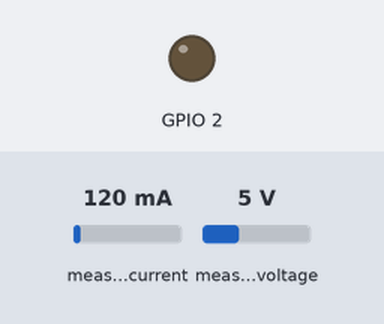
This sketch was run on a simulated ESP32. Shown: output pins drawn as LEDs (lit = HIGH). Inputs (shaded band) come from the test bench; at power-on: measured current 120 mA, measured voltage 5 V.

Above: at 0.1 s.
At 5.1 s:
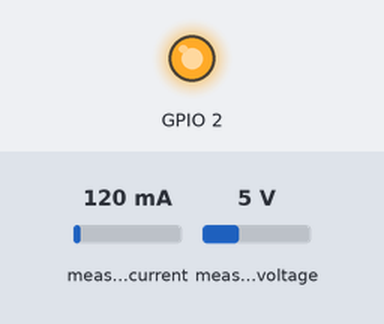
Timing chart, 0 to 5.9 s (numbered marks = the images above):
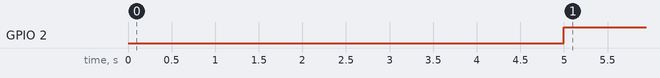

Measured:
- by itself, GPIO 2: LOW → HIGH at 5.0 s

The sketch:

Attention.ino
```cpp
#include <Wire.h>
#include <WiFi.h>
#include <Adafruit_INA219.h>

// ---- storage arm ----
#define USE_RAM   1   // 0 = flash-resident, 1 = RAM copies (Phase 3 says RAM)
#define SELFTEST  0  // 1 = verify against golden logits with USB in, then set back to 0
// ---------------------

// ================= inference core (host-testable; do not edit below) =========
#include <math.h>
#include <string.h>
#include <stdlib.h>

#include "transformer_weights.h"

#if TFM_LAYERS != 2
#error "bind macros below are written for exactly 2 layers; extend BIND_FLASH/BIND_RAM"
#endif

#define E    TFM_EMBD
#define FF   (4 * TFM_EMBD)
#define NL   TFM_LAYERS
#define NH   TFM_HEADS
#define HS   TFM_HEADSZ
#define BS   TFM_BLOCK
#define VOC  TFM_VOCAB

typedef struct {
  const float *ln1_g, *ln1_b, *ln2_g, *ln2_b, *o_b, *fc_b, *pr_b;
  const float (*q)[E];
  const float (*k)[E];
  const float (*v)[E];
  const float (*o)[E];
  const float (*fc)[FF];
  const float (*pr)[E];
} TfmLayer;

static TfmLayer LY[NL];
static const float (*TOKE)[E];
static const float (*POSE)[E];
static const float (*HEADW)[VOC];
static const float *HEAD_B, *LNF_G, *LNF_B;

// KV cache: 2 * NL * BS * E floats = 8 KB at the default config.
static float kc[NL][BS][E];
static float vc[NL][BS][E];

// ---- weight binding -------------------------------------------------------
// Flash: point straight at the const arrays (they live in flash behind the cache).
#define BIND_FLASH_L(L)                        \
  LY[L].ln1_g = TFM_l##L##_ln1_g;              \
  LY[L].ln1_b = TFM_l##L##_ln1_b;              \
  LY[L].ln2_g = TFM_l##L##_ln2_g;              \
  LY[L].ln2_b = TFM_l##L##_ln2_b;              \
  LY[L].o_b   = TFM_l##L##_o_b;                \
  LY[L].fc_b  = TFM_l##L##_fc_b;               \
  LY[L].pr_b  = TFM_l##L##_pr_b;               \
  LY[L].q     = TFM_l##L##_q;                  \
  LY[L].k     = TFM_l##L##_k;                  \
  LY[L].v     = TFM_l##L##_v;                  \
  LY[L].o     = TFM_l##L##_o;                  \
  LY[L].fc    = TFM_l##L##_fc;                 \
  LY[L].pr    = TFM_l##L##_pr;

static int tfm_bind_flash(void) {
  BIND_FLASH_L(0)
  BIND_FLASH_L(1)
  TOKE = TFM_tok_emb; POSE = TFM_pos_emb; HEADW = TFM_head;
  HEAD_B = TFM_head_b; LNF_G = TFM_lnf_g; LNF_B = TFM_lnf_b;
  return 1;
}

// RAM: small vectors into static arrays, six big matrices per layer onto the heap.
// Heap rather than static for the big ones because that is the route that worked
// for the wavenet at a comparable footprint (~112 KB).
static float r_tok[VOC][E], r_pos[BS][E], r_head[E][VOC];
static float r_head_b[VOC], r_lnf_g[E], r_lnf_b[E];
static float r_ln1g[NL][E], r_ln1b[NL][E], r_ln2g[NL][E], r_ln2b[NL][E];
static float r_ob[NL][E], r_fcb[NL][FF], r_prb[NL][E];

static void *tfm_dup(const void *src, size_t bytes) {
  void *p = malloc(bytes);
  if (p) memcpy(p, src, bytes);
  return p;
}

#define BIND_RAM_L(L)                                                            \
  memcpy(r_ln1g[L], TFM_l##L##_ln1_g, sizeof(r_ln1g[L])); LY[L].ln1_g = r_ln1g[L]; \
  memcpy(r_ln1b[L], TFM_l##L##_ln1_b, sizeof(r_ln1b[L])); LY[L].ln1_b = r_ln1b[L]; \
  memcpy(r_ln2g[L], TFM_l##L##_ln2_g, sizeof(r_ln2g[L])); LY[L].ln2_g = r_ln2g[L]; \
  memcpy(r_ln2b[L], TFM_l##L##_ln2_b, sizeof(r_ln2b[L])); LY[L].ln2_b = r_ln2b[L]; \
  memcpy(r_ob[L],   TFM_l##L##_o_b,   sizeof(r_ob[L]));   LY[L].o_b   = r_ob[L];   \
  memcpy(r_fcb[L],  TFM_l##L##_fc_b,  sizeof(r_fcb[L]));  LY[L].fc_b  = r_fcb[L];  \
  memcpy(r_prb[L],  TFM_l##L##_pr_b,  sizeof(r_prb[L]));  LY[L].pr_b  = r_prb[L];  \
  LY[L].q  = (const float(*)[E])  tfm_dup(TFM_l##L##_q,  sizeof(TFM_l##L##_q));    \
  LY[L].k  = (const float(*)[E])  tfm_dup(TFM_l##L##_k,  sizeof(TFM_l##L##_k));    \
  LY[L].v  = (const float(*)[E])  tfm_dup(TFM_l##L##_v,  sizeof(TFM_l##L##_v));    \
  LY[L].o  = (const float(*)[E])  tfm_dup(TFM_l##L##_o,  sizeof(TFM_l##L##_o));    \
  LY[L].fc = (const float(*)[FF]) tfm_dup(TFM_l##L##_fc, sizeof(TFM_l##L##_fc));   \
  LY[L].pr = (const float(*)[E])  tfm_dup(TFM_l##L##_pr, sizeof(TFM_l##L##_pr));   \
  if (!LY[L].q || !LY[L].k || !LY[L].v || !LY[L].o || !LY[L].fc || !LY[L].pr) return 0;

static int tfm_bind_ram(void) {
  BIND_RAM_L(0)
  BIND_RAM_L(1)
  memcpy(r_tok,    TFM_tok_emb, sizeof(r_tok));    TOKE   = (const float(*)[E])r_tok;
  memcpy(r_pos,    TFM_pos_emb, sizeof(r_pos));    POSE   = (const float(*)[E])r_pos;
  memcpy(r_head,   TFM_head,    sizeof(r_head));   HEADW  = (const float(*)[VOC])r_head;
  memcpy(r_head_b, TFM_head_b,  sizeof(r_head_b)); HEAD_B = r_head_b;
  memcpy(r_lnf_g,  TFM_lnf_g,   sizeof(r_lnf_g));  LNF_G  = r_lnf_g;
  memcpy(r_lnf_b,  TFM_lnf_b,   sizeof(r_lnf_b));  LNF_B  = r_lnf_b;
  return 1;
}

// ---- forward --------------------------------------------------------------
static void tfm_layernorm(float *x, const float *g, const float *b) {
  float mu = 0.0f;
  for (int i = 0; i < E; i++) mu += x[i];
  mu /= E;
  float var = 0.0f;
  for (int i = 0; i < E; i++) { float d = x[i] - mu; var += d * d; }
  var /= E;
  const float inv = 1.0f / sqrtf(var + TFM_LN_EPS);
  for (int i = 0; i < E; i++) x[i] = (x[i] - mu) * inv * g[i] + b[i];
}

void tfm_reset(void) { /* nothing to clear: only cache slots 0..t are ever read */ }

// One token at absolute position t (0-based, resets to 0 at each word boundary).
// Writes TFM_VOCAB logits. Reads cache slots 0..t-1, writes slot t.
void tfm_forward(int tok, int t, float *logits) {
  float x[E], h[E], att_out[E], q[E], sc[BS], ff[FF];

  for (int i = 0; i < E; i++) x[i] = TOKE[tok][i] + POSE[t][i];

  for (int L = 0; L < NL; L++) {
    const TfmLayer *ly = &LY[L];

    memcpy(h, x, sizeof(h));
    tfm_layernorm(h, ly->ln1_g, ly->ln1_b);

    // q for the new token; k and v for the new token straight into the cache
    for (int j = 0; j < E; j++) {
      float aq = 0.0f, ak = 0.0f, av = 0.0f;
      for (int k = 0; k < E; k++) {
        const float hk = h[k];
        aq += hk * ly->q[k][j];
        ak += hk * ly->k[k][j];
        av += hk * ly->v[k][j];
      }
      q[j] = aq; kc[L][t][j] = ak; vc[L][t][j] = av;
    }

    for (int hh = 0; hh < NH; hh++) {
      const int off = hh * HS;
      float mx = -1e30f;
      for (int u = 0; u <= t; u++) {            // causal: only keys 0..t
        float s = 0.0f;
        for (int d = 0; d < HS; d++) s += q[off + d] * kc[L][u][off + d];
        s *= TFM_SCALE;
        sc[u] = s;
        if (s > mx) mx = s;
      }
      float sum = 0.0f;
      for (int u = 0; u <= t; u++) { sc[u] = expf(sc[u] - mx); sum += sc[u]; }
      const float isum = 1.0f / sum;
      for (int d = 0; d < HS; d++) {
        float acc = 0.0f;
        for (int u = 0; u <= t; u++) acc += sc[u] * vc[L][u][off + d];
        att_out[off + d] = acc * isum;
      }
    }

    for (int j = 0; j < E; j++) {
      float acc = ly->o_b[j];
      for (int k = 0; k < E; k++) acc += att_out[k] * ly->o[k][j];
      x[j] += acc;
    }

    memcpy(h, x, sizeof(h));
    tfm_layernorm(h, ly->ln2_g, ly->ln2_b);

    for (int j = 0; j < FF; j++) {
      float acc = ly->fc_b[j];
      for (int k = 0; k < E; k++) acc += h[k] * ly->fc[k][j];
      ff[j] = acc > 0.0f ? acc : 0.0f;          // ReLU
    }
    for (int j = 0; j < E; j++) {
      float acc = ly->pr_b[j];
      for (int k = 0; k < FF; k++) acc += ff[k] * ly->pr[k][j];
      x[j] += acc;
    }
  }

  tfm_layernorm(x, LNF_G, LNF_B);
  for (int j = 0; j < VOC; j++) {
    float acc = HEAD_B[j];
    for (int k = 0; k < E; k++) acc += x[k] * HEADW[k][j];
    logits[j] = acc;
  }
}

// Compares tfm_forward against the golden logits baked into the header.
// Returns the max absolute error over all reference positions.
static float tfm_selftest(void) {
  float logits[VOC], worst = 0.0f;
  const int n = (int)(sizeof(TFM_REF_IN) / sizeof(TFM_REF_IN[0]));
  for (int t = 0; t < n; t++) {
    tfm_forward(TFM_REF_IN[t], t, logits);
    for (int j = 0; j < VOC; j++) {
      float d = fabsf(logits[j] - TFM_REF_LOGITS[t][j]);
      if (d > worst) worst = d;
    }
  }
  return worst;
}
// ================= end inference core =========================================

Adafruit_INA219 ina219;

const uint32_t CPU_MHZ   = 240;
const uint32_t SETTLE_MS = 5000;
const uint32_t SAMPLE_MS = 100;
const uint32_t N_SAMPLES = 100;
const float    CAL_K     = 0.801;  // measured 2026-08-04 vs multimeter

// ---- RNG (identical to previous sketches) ----
uint32_t rng_state = 42;
uint32_t xorshift32() {
  rng_state ^= rng_state << 13;
  rng_state ^= rng_state >> 17;
  rng_state ^= rng_state << 5;
  return rng_state;
}
float rand01() { return (xorshift32() >> 8) * (1.0f / 16777216.0f); }

// ---- generation state ----
// Unlike the wavenet there is no sliding context window: position is absolute
// within a name, and resets to 0 at each word boundary. The KV cache holds
// everything the model has seen of the current name.
int cur_tok = 0;   // token fed on the next forward pass (0 = start/end token)
int pos     = 0;   // its absolute position, 0..TFM_BLOCK-1
float logits[TFM_VOCAB];

uint32_t chars = 0;
uint32_t names_done = 0;
uint32_t truncations = 0;   // names that hit TFM_BLOCK without emitting an end token

int step() {
  tfm_forward(cur_tok, pos, logits);

  float m = logits[0];
  for (int j = 1; j < TFM_VOCAB; j++) if (logits[j] > m) m = logits[j];
  float p[TFM_VOCAB], sum = 0;
  for (int j = 0; j < TFM_VOCAB; j++) { p[j] = expf(logits[j] - m); sum += p[j]; }
  float r = rand01() * sum, c = 0;
  int ix = TFM_VOCAB - 1;
  for (int j = 0; j < TFM_VOCAB; j++) { c += p[j]; if (r < c) { ix = j; break; } }

  pos++;
  if (pos >= TFM_BLOCK && ix != 0) {   // no position left; model never saw longer names
    ix = 0;
    truncations++;
  }
  if (ix == 0) { cur_tok = 0; pos = 0; names_done++; }
  else         { cur_tok = ix; }
  return ix;
}

// ---- measurement (scaffold unchanged from wavenet) ----
double sumP = 0, sumP2 = 0, sumI = 0, sumV = 0;
uint32_t n = 0;
uint32_t elapsed_ms = 0;
bool done = false;

const int WITNESS_LEN = 200;
char witness[WITNESS_LEN + 1];

void setup() {
  setCpuFrequencyMhz(CPU_MHZ);
  WiFi.mode(WIFI_OFF);
  btStop();
  Wire.begin(21, 22);
  ina219.begin();
  pinMode(2, OUTPUT);

#if USE_RAM
  if (!tfm_bind_ram()) {
    while (true) {   // SOS: allocation failed -- that result is a finding, report it
      for (int i = 0; i < 3; i++) { digitalWrite(2, HIGH); delay(150); digitalWrite(2, LOW); delay(150); }
      delay(700);
    }
  }
#else
  tfm_bind_flash();
#endif

#if SELFTEST
  Serial.begin(115200);
  delay(1500);
  Serial.printf("selftest max abs err vs golden: %.3e  (want < 1e-3)\n", tfm_selftest());
  Serial.printf("free heap: %u bytes\n", ESP.getFreeHeap());
  cur_tok = 0; pos = 0;
  while (true) delay(1000);
#endif

  delay(SETTLE_MS);
  digitalWrite(2, HIGH);
  uint32_t t_start = millis();
  uint32_t next_samp = t_start;

  while (n < N_SAMPLES) {
    if (millis() >= next_samp) {
      float mV_bus = ina219.getBusVoltage_V() * 1000.0;
      float mA     = ina219.getCurrent_mA() * CAL_K;
      float mW     = (mV_bus / 1000.0) * mA;
      sumP += mW; sumP2 += (double)mW * mW;
      sumI += mA; sumV += mV_bus;
      n++;
      next_samp += SAMPLE_MS;
    }
    step();
    chars++;
  }
  elapsed_ms = millis() - t_start;

  cur_tok = 0; pos = 0;
  for (int i = 0; i < WITNESS_LEN; i++) witness[i] = TFM_ITOS[step()];
  witness[WITNESS_LEN] = '\0';
  digitalWrite(2, LOW);

  done = true;
  Serial.begin(115200);
}

void loop() {
  if (!done) return;
  double meanP = sumP / n;
  double stdP  = sqrt(sumP2 / n - meanP * meanP);
  Serial.printf("TRANSFORMER e=%d h=%d l=%d blk=%d %s  CPU: %u MHz  n=%u  window=%u ms\n",
                TFM_EMBD, TFM_HEADS, TFM_LAYERS, TFM_BLOCK,
                USE_RAM ? "RAM" : "FLASH", CPU_MHZ, n, elapsed_ms);
  Serial.printf("Mean current: %.2f mA\n", sumI / n);
  Serial.printf("Mean bus V:   %.3f V\n", sumV / n / 1000.0);
  Serial.printf("Power: %.2f mW  +/- %.2f mW (std)\n", meanP, stdP);
  Serial.printf("Chars: %u   chars/sec: %.0f\n", chars, chars * 1000.0 / elapsed_ms);
  Serial.printf("Names: %u   mean chars/name: %.2f   truncated: %u\n",
                names_done, (double)chars / (names_done ? names_done : 1), truncations);
  Serial.printf("J/char = (%.2f - baseline_mW) * %.3f s / %u / 1000\n",
                meanP, elapsed_ms / 1000.0, chars);
  Serial.printf("Witness names: %s\n", witness);
  delay(4000);
}
```

Source omitted: transformer_weights.h (387570 bytes)
